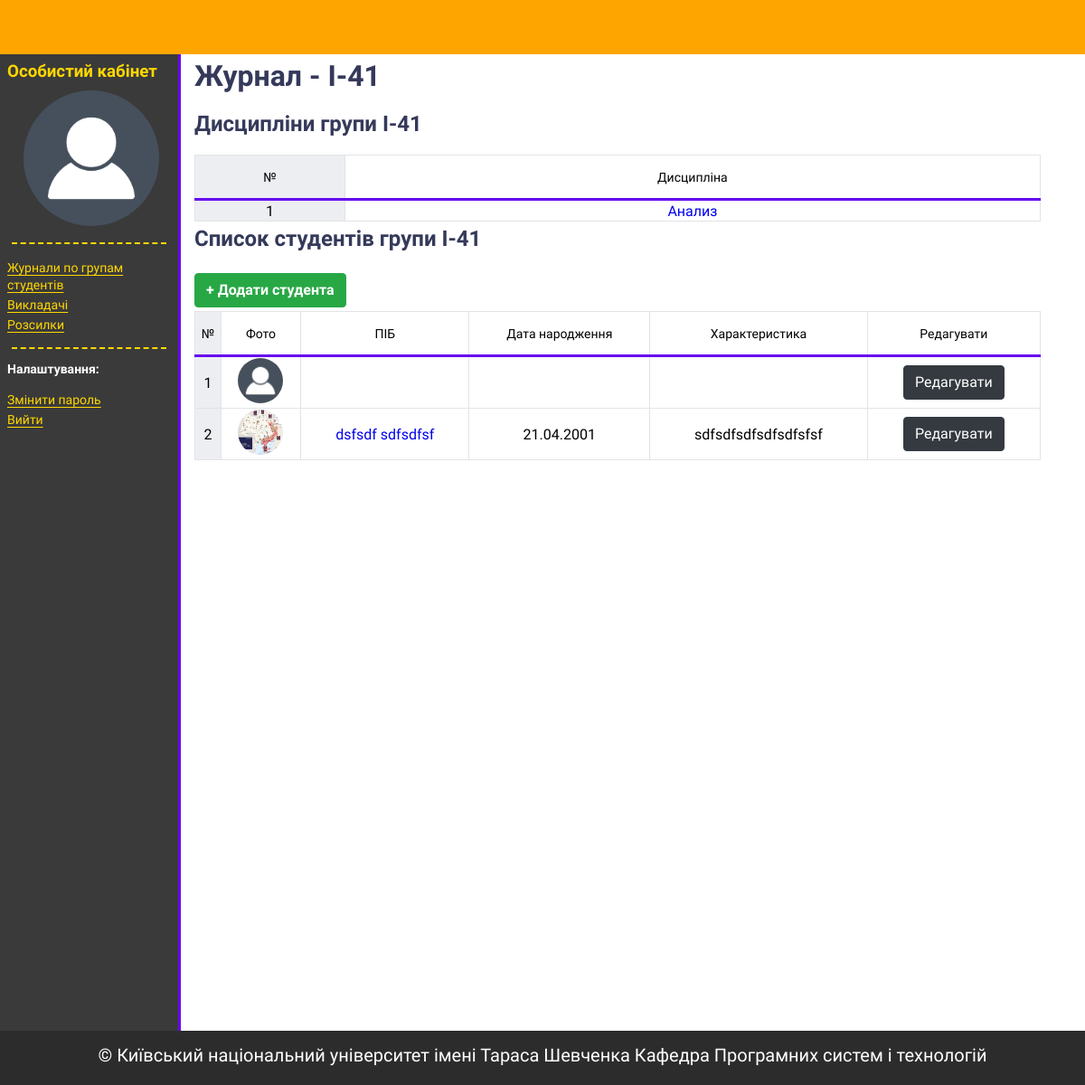
Page /journal/group/1/ (signed in) on the committed database.
### people/models.py (models this page shows, shortened)
class User(AbstractUser):
    first_name = models.CharField('Ім\'я', max_length=130)
    last_name  = models.CharField('Фамілія', max_length=130)
    middle_name = models.CharField('По-батькові', max_length=130)
    sex = models.CharField('Стать', choices=GENDER_CHOICES, max_length=1)
    birth_date = models.DateField('Дата народження', blank=True, null=True)
    photo = models.ImageField(upload_to='people/', default='static/img/default-user.png', blank=True)
    description = models.TextField('Характеристика')
    user_status = models.CharField('Статус користувача', choices=USER_STATUS_CHOICES, max_length=15)
    updated = models.DateField('Дата оновлення', auto_now=True)
    USERNAME_FIELD = 'username'
    REQUIRED_FIELDS = ['email']
    objects = UserManager()
    class Meta:
        verbose_name = 'Користувач'
        verbose_name_plural = 'Користувачі'

### journal/models.py (models this page shows, shortened)
class GroupStudent(models.Model):
    grade = models.OneToOneField(Grade, related_name='group', on_delete=models.CASCADE,
                                 verbose_name='Назва групи')
    create_group = models.DateField('Дата створення групи')
    updated = models.DateField('Дата оновлення', auto_now=True)
    created = models.DateField('Дата створення', auto_now_add=True)
    class Meta:
        verbose_name = 'Група студнтів'
        verbose_name_plural = 'Групи студентів'

class Grade(models.Model):
    number = models.SmallIntegerField('Число')
    symbol = models.CharField('Символ', max_length=5)
    lessons = models.ManyToManyField(Lesson, related_name='grade', verbose_name='Дисципліни групи')
    def __str__(self):
        return f'{self.symbol}-{self.number}'
    class Meta:
        verbose_name = 'група'
        verbose_name_plural = 'Довідка груп'

class Lesson(models.Model):
    name = models.CharField('Назва', max_length=100)
    def __str__(self):
        return self.name
    class Meta:
        verbose_name = 'дисципліна'
        verbose_name_plural = 'Довідка дисципін'

### journal/views.py (the view)
# urls.py: path('group/<int:pk>/', GroupStudentDetailView.as_view(), name='group_student_detail'),
class GroupStudentDetailView(LoginRequiredMixin, TeacherPermissionsMixin, DetailView):
    model = GroupStudent
    template_name = 'journal/group_detail.html'
    context_object_name = 'group'
    def get_context_data(self, **kwargs):
        context = super(GroupStudentDetailView, self).get_context_data()
        context['students'] = User.objects.select_related('student__group')\
            .filter(student__group_id=self.kwargs['pk'])
        return context

### django_journal/permissions.py (called while the page is built)
    def dispatch(self, request, *args, **kwargs):
        if not self.has_permissions():
            raise PermissionDenied()
        return super().dispatch(request, *args, **kwargs)

    def has_permissions(self):
        return self.request.user.is_superuser or self.request.user.user_status == TEACHER

### journal/templatetags/sidebar.py (called while the page is built)
@register.inclusion_tag('people/tpl/teacher_sidebar_tpl.html', name='teacher_sidebar')
def teacher_sidebar(user):
    teacher = Teacher.objects.get(user=user.id)
    return {'teacher': teacher, 'user': user}

### people/models.py (called while the page is built)
    def get_absolute_url(self):
        return reverse_lazy('student_detail', kwargs={'pk': self.user_id})

### journal/templates/journal/group_detail.html (shortened to what this page needs)
{% extends "base.html" %}
{% block content %}
    <h1>Журнал - {{ group.grade }}</h1>
    <h2>Дисципліни групи {{ group.grade }}</h2>
    <table class="table-journal">
        <thead>
            <tr>
                <th>№</th>
                <th>Дисципліна</th>
            </tr>
        </thead>
        <tbody>
            {% for lesson in group.grade.lessons.all %}
                <tr>
                    <td>{{ forloop.counter }}</td>
                    <td><a href="{% url "score_lesson" group.id lesson.id %}">{{ lesson }}</a></td>
                </tr>
            {% endfor %}
        </tbody>
    </table>
    <h2>Список студентів групи {{ group.grade }}</h2>
    <a class="btn btn-success" href="{% url 'student_add' %}">+ Додати студента</a>
    <table class="table-journal">
        <thead>
            <tr>
                <th>№</th>
                <th>Фото</th>
                <th>ПІБ</th>
                <th>Дата народження</th>
                <th>Характеристика</th>
                <th>Редагувати</th>
            </tr>
        </thead>
        <tbody>
            {% for student in students %}
                <tr>
                    <td>{{ forloop.counter }}</td>
                    <td>
                        <a href="{{ student.student.get_absolute_url }}">
                            <img class="user-avatar-mini" src="{{ student.photo.url }}" alt="{{ student.get_full_name }}">
                        </a>
                    </td>
                    <td>
                        <a href="{{ student.student.get_absolute_url }}">
                            {{ student.get_full_name }}
                        </a>
                    </td>
                    <td>{{ student.birth_date|date:'d.m.Y' }}</td>
                    <td>{{ student.description }}</td>
                    <td>
                        <a class="btn btn-dark" href="{% url 'student_update' student.id %}">Редагувати</a>
                    </td>
                </tr>
            {% endfor %}
        </tbody>
    </table>
{% endblock %}

### people/templates/people/tpl/teacher_sidebar_tpl.html (shortened to what this page needs)
{% block sidebar %}
    <h3>Особистий кабінет</h3>
    <img class="user-avatar" src="{{ user.photo.url }}" alt="{{ user.first_name }} {{ user.last_name }}">
    <hr>
    <ul>
        <li><a href="{% url 'group_student_list' %}">Журнали по групам студентів</a></li>
        <li><a href="{% url 'teacher_list' %}">Викладачі</a></li>
        <li><a href="{% url 'mailing_list' %}">Розсилки</a></li>
    </ul>
    <hr>
    <p><b>Налаштування:</b></p>
    <ul>
        <li><a href="{% url 'password_change' %}">Змінити пароль</a></li>
        <li><a href="{% url 'logout' %}">Вийти</a></li>
    </ul>
{% endblock %}

### journal/static/css/style.css (style rules this page uses)
body { font-family: "Roboto", sans-serif; display: grid; grid-template-areas: "header header header" "sidebar content content" "footer footer footer"; grid-template-rows: 60px 1fr 60px; grid-template-columns: 200px 1fr 15%; height: 150vh; margin: 0; }
h1, h2, h3, h4 { color: #35395A; padding: 0; margin: 5px 0 20px; }
.sidebar p { color: white; font-size: 14px; }
.sidebar a { color: gold; font-size: 14px; }
.sidebar h3 { color: gold; margin: 0; }
.sidebar hr { color: gold; width: 95%; height: 0; border: none; border-top: 2px dashed gold; }
.sidebar img { margin-top: 10px; margin-left: 10%; }
.sidebar ul { padding: 0; }
.sidebar ul li { list-style-type: none; margin-top: 3px; text-underline-offset: 3px; }
.user-avatar { border-radius: 50%; height: 150px; width: 150px; }
.user-avatar-mini { border-radius: 50%; height: 50px; width: 50px; }
.table-journal { border-collapse: collapse; width: 95%; }
.table-journal a { text-decoration: none; }
.table-journal tbody tr:nth-child(odd) { background-color: #fff; }
.table-journal tbody tr:nth-child(even) { background-color: #fff; }
.table-journal thead { border-bottom: 3px solid #6705ee; font-size: 14px; }
.table-journal th { border: 1px solid #e2e3e6; height: 45px; font-weight: normal; }
.table-journal td { border: 1px solid #e2e3e6; height: 20px; text-align: center; }
.table-journal tr { border: 1px solid gray; }
.table-journal th:first-child, .table-journal td:first-child { background-color: #eceef2; }
.btn { display: inline-block; font-weight: 400; color: #212529; text-align: center; vertical-align: middle; -webkit-user-select: none; -moz-user-select: none; -ms-user-select: none; user-select: none; background-color: transparent; border: 1px solid transparent; padding: .375rem .75rem; font-size: 1rem; line-height: 1.5; border-radius: .25rem; transition: color .15s ease-in-out,background-color .15s ease-in-out,border-color .15s ease-in-out,box-shadow .15s ease-in-out; margin-top: .25rem; margin-bottom: .25rem; }
.btn-success { color: #fff; background-color: #28a745; border-color: #28a745; text-decoration: none; font-weight: bold; }
.btn-dark { color: #fff; background-color: #343a40; border-color: #343a40; text-decoration: none; }

### rows in the picture
User: photo (placeholder picture)
GroupStudent: grade "І-41"
Lesson: name "Анализ"
User: photo (picture), get_full_name "dsfsdf sdfsdfsf", birth_date "21.04.2001", description "sdfsdfsdfsdfsdfsfsf"
